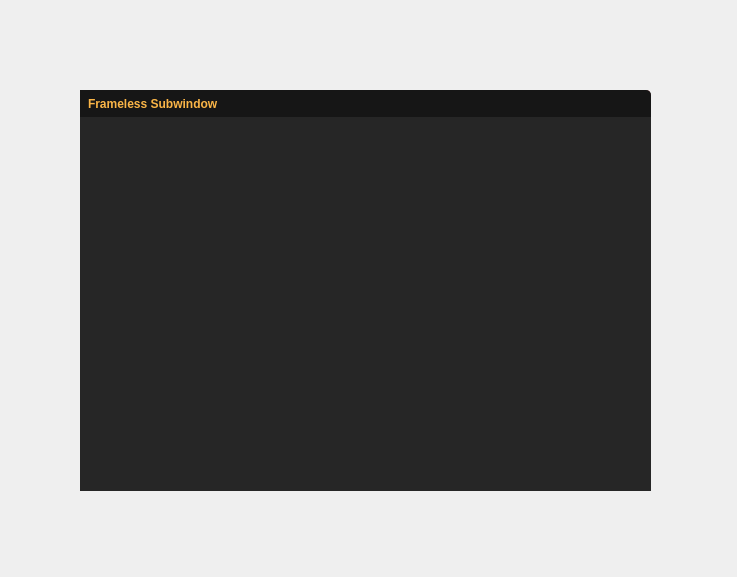
<?xml version="1.0" encoding="UTF-8"?>
<ui version="4.0">
 <class>SubWindow</class>
 <widget class="QMdiSubWindow" name="SubWindow">
  <property name="geometry">
   <rect>
    <x>0</x>
    <y>0</y>
    <width>737</width>
    <height>577</height>
   </rect>
  </property>
  <property name="windowTitle">
   <string/>
  </property>
  <widget class="QWidget" name="windowFrame" native="true">
   <property name="geometry">
    <rect>
     <x>80</x>
     <y>90</y>
     <width>571</width>
     <height>401</height>
    </rect>
   </property>
   <property name="styleSheet">
    <string notr="true">#windowFrame{border:1px solid red; border-radius:5px 5px 5px 5px; background-color:palette(Window);}</string>
   </property>
   <layout class="QVBoxLayout" name="v">
    <property name="spacing">
     <number>0</number>
    </property>
    <property name="sizeConstraint">
     <enum>QLayout::SetNoConstraint</enum>
    </property>
    <property name="leftMargin">
     <number>0</number>
    </property>
    <property name="topMargin">
     <number>0</number>
    </property>
    <property name="rightMargin">
     <number>0</number>
    </property>
    <property name="bottomMargin">
     <number>0</number>
    </property>
    <item>
     <widget class="WindowDragger" name="windowTitlebar" native="true">
      <property name="sizePolicy">
       <sizepolicy hsizetype="Preferred" vsizetype="Fixed">
        <horstretch>0</horstretch>
        <verstretch>0</verstretch>
       </sizepolicy>
      </property>
      <property name="styleSheet">
       <string notr="true">#windowTitlebar{border: 0px none palette(base); border-top-left-radius:5px; border-top-right-radius:5px; background-color:palette(shadow); height:20px;}</string>
      </property>
      <layout class="QHBoxLayout" name="horizontalLayout">
       <property name="spacing">
        <number>0</number>
       </property>
       <property name="leftMargin">
        <number>0</number>
       </property>
       <property name="topMargin">
        <number>0</number>
       </property>
       <property name="rightMargin">
        <number>0</number>
       </property>
       <property name="bottomMargin">
        <number>0</number>
       </property>
       <item>
        <widget class="QLabel" name="titleText">
         <property name="font">
          <font>
           <weight>75</weight>
           <bold>true</bold>
          </font>
         </property>
         <property name="styleSheet">
          <string notr="true">padding-left:5px;
color:rgb(250, 181, 71);
background-color: rgb(22, 22, 22);</string>
         </property>
         <property name="text">
          <string>Frameless Subwindow</string>
         </property>
        </widget>
       </item>
       <item>
        <widget class="QToolButton" name="minimizeButton">
         <property name="styleSheet">
          <string notr="true">#minimizeButton{
  background-color: rgb(22, 22, 22);
  border:none;
  width:16px;
  height:16px;
  padding:4px;
  image:url(&quot;./../../../img/icon_window_minimize.png&quot;);
}
#minimizeButton:hover{
  background-color:palette(alternate-base);
}
#minimizeButton:pressed{
  background-color:palette(highlight);
}</string>
         </property>
         <property name="text">
          <string/>
         </property>
        </widget>
       </item>
       <item>
        <widget class="QToolButton" name="restoreButton">
         <property name="styleSheet">
          <string notr="true">#restoreButton{
  background-color: rgb(22, 22, 22);
  border:none;
  width:16px;
  height:16px;
  padding:4px;
  image:url(&quot;./../../../img/icon_window_restore.png&quot;);
}
#restoreButton:hover{
  background-color:palette(alternate-base);
}
#restoreButton:pressed{
  background-color:palette(highlight);
}</string>
         </property>
         <property name="text">
          <string/>
         </property>
        </widget>
       </item>
       <item>
        <widget class="QToolButton" name="maximizeButton">
         <property name="styleSheet">
          <string notr="true">#maximizeButton{
  background-color: rgb(22, 22, 22);
  border:none;
  width:16px;
  height:16px;
  padding:4px;
  image:url(&quot;./../../../img/icon_window_maximize.png&quot;);
}
#maximizeButton:hover{
  background-color:palette(alternate-base);
}
##maximizeButton:pressed{
  background-color:palette(highlight);
}</string>
         </property>
         <property name="text">
          <string/>
         </property>
        </widget>
       </item>
       <item>
        <widget class="QToolButton" name="closeButton">
         <property name="styleSheet">
          <string notr="true">#closeButton{
  background-color: rgb(22, 22, 22);
  border:none;
  width:16px;
  height:16px;
  padding:4px;
  image:url(&quot;./../../../img/icon_window_close.png&quot;);
  border-top-right-radius: 5px;
}
#closeButton:hover{
  background-color:palette(alternate-base);
}
##closeButton:pressed{
  background-color:palette(highlight);
}</string>
         </property>
         <property name="text">
          <string/>
         </property>
        </widget>
       </item>
      </layout>
     </widget>
    </item>
    <item>
     <widget class="QWidget" name="windowContent" native="true">
      <property name="styleSheet">
       <string notr="true">#windowContent{
  border: 0px none palette(base);
  border-radius:0px 0px 5px 5px;
  background-color: rgb(38, 38, 38);
}</string>
      </property>
     </widget>
    </item>
   </layout>
  </widget>
 </widget>
 <customwidgets>
  <customwidget>
   <class>QMdiSubWindow</class>
   <extends>QWidget</extends>
   <header>qmdisubwindow.h</header>
   <container>1</container>
  </customwidget>
  <customwidget>
   <class>WindowDragger</class>
   <extends>QWidget</extends>
   <header>window_dragger.hpp</header>
   <container>1</container>
  </customwidget>
 </customwidgets>
 <resources/>
 <connections/>
</ui>
